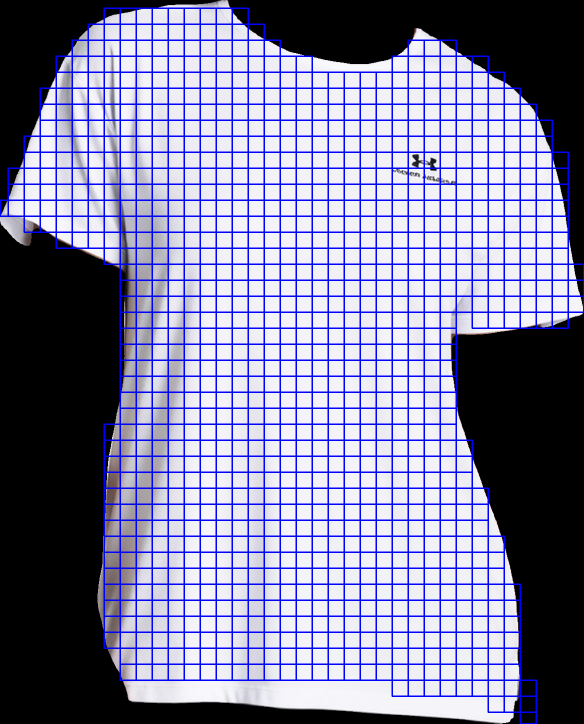
#> input picture scripts/vis_demo/gen_patch_vis.png, 1167 x 1447 px, given as the content of the folder /home/fangjingwu/data/dataset/vitonhdsample/ref, which was not available (shown at 1/2 size)
$ python metric.py
#> lines starting #> are read from the running program, lines starting #| are printed output that depends on the picture
### comparator/comparator.py
import os
import cv2
import numpy as np
from PIL import Image

from .segmentation import auto_crop_interest_area_separate, resize_to_larger, crop_interest_area_separate
from .features import detect_kaze
from .matching import flann_match_and_filter
from .cie import robust_cloth_color_diff
from .visualization import create_patch_comparison_visualization
from .warp import build_tps_with_constraints, map_points, make_all_constraints, uniformized_warp_points, augment_with_ghost_anchors, uniformized_warp_points_v2
from .patchssim import compute_patch_ssim_from_matches
class PatchColorComparatorBase:
    def __init__(self, patch_size=32, server_addr='172.16.2.47:8080',
                 corner_config='adaptive', region='upper'):
        self.patch_size = patch_size
        self.half = patch_size // 2
        self.server_addr = server_addr
        self.corner_config = corner_config
        self.region = region

    # ==== 小工具 ====
    def _clear_output_dir(self, output_dir):
        if not os.path.exists(output_dir):
            os.makedirs(output_dir, exist_ok=True)
            return
        # 默认清空
        for fn in os.listdir(output_dir):
            fp = os.path.join(output_dir, fn)
            if os.path.isfile(fp) or os.path.islink(fp):
                try: os.unlink(fp)
                except: pass
            elif os.path.isdir(fp):
                import shutil; shutil.rmtree(fp, ignore_errors=True)

    # [4 lines left out: function mask_grid_sample, not called in this run]

    def detect_kaze(self, gray, mask=None, save_path=None, strategy_name=None):
        return detect_kaze(gray, mask=mask, save_path=save_path, strategy_name=strategy_name, filter_boundary=True)

    # ==== 主流程 ====
    def compare(self, ref_path, gen_path, output_dir='.', clear_output=True):
#> called with clear_output = True
        if clear_output:
            self._clear_output_dir(output_dir)

        result = {}

        # 读图
        ref_color = cv2.imread(ref_path); gen_color = cv2.imread(gen_path)
#> in compare, ref_color is the input picture: shape (1447, 1167, 3); mean B, G, R 165, 130.5, 131.2
        if ref_color is None or gen_color is None:
            raise FileNotFoundError("输入图像不存在或读取失败")
        ref_gray_full = cv2.imread(ref_path, cv2.IMREAD_GRAYSCALE)
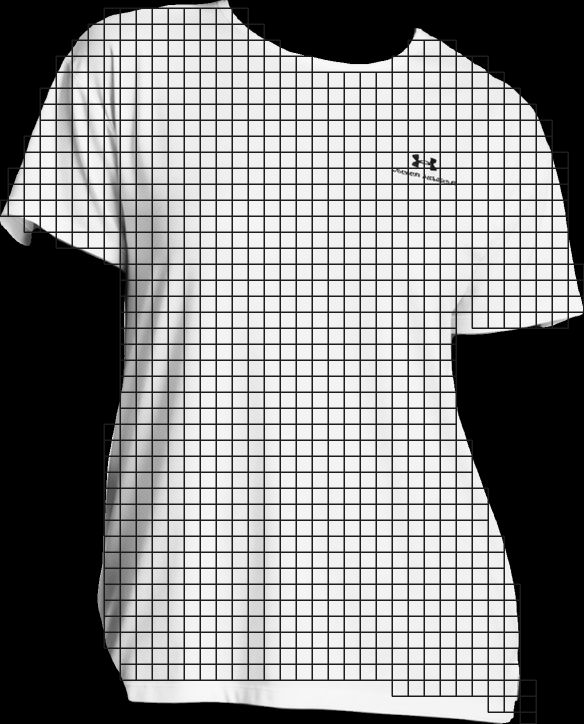
#> ref_gray_full: shape (1447, 1167) (shown at 1/2 size); min 0, max 254, mean 134.2
        gen_gray_full = cv2.imread(gen_path, cv2.IMREAD_GRAYSCALE)

        # 分别裁剪 ROI（默认 upper）
        (bbox_ref, bbox_gen), ref_color_crop, gen_color_crop, ref_mask_crop, gen_mask_crop = \
            auto_crop_interest_area_separate(ref_color, gen_color, self.server_addr, self.region, img_dir1=ref_path, img_dir2=gen_path)
        (_, _), ref_gray_crop, gen_gray_crop, ref_mask_gray_crop, gen_mask_gray_crop = \
            crop_interest_area_separate(ref_gray_full, gen_gray_full, self.server_addr, self.region, ref_color, gen_color, img_dir1=ref_path, img_dir2=gen_path)

        # 转灰度
        if ref_gray_crop.ndim == 3: ref_gray_crop = cv2.cvtColor(ref_gray_crop, cv2.COLOR_BGR2GRAY)
        if gen_gray_crop.ndim == 3: gen_gray_crop = cv2.cvtColor(gen_gray_crop, cv2.COLOR_BGR2GRAY)

        # 统一大小
        ref_color_crop, gen_color_crop, ref_gray_crop, gen_gray_crop, ref_mask_gray_crop, gen_mask_gray_crop = \
            resize_to_larger(ref_color_crop, gen_color_crop, ref_gray_crop, gen_gray_crop, ref_mask_gray_crop, gen_mask_gray_crop)
        # 保存裁剪图
        Image.fromarray(cv2.cvtColor(ref_color_crop, cv2.COLOR_BGR2RGB)).save(os.path.join(output_dir, 'reference_cropped.png'))
        Image.fromarray(cv2.cvtColor(gen_color_crop, cv2.COLOR_BGR2RGB)).save(os.path.join(output_dir, 'generated_cropped.png'))
        cv2.imwrite(os.path.join(output_dir, 'reference_cropped_gray.png'), ref_gray_crop)
        cv2.imwrite(os.path.join(output_dir, 'generated_cropped_gray.png'), gen_gray_crop)

        # ---- KAZE + 策略一致性 ----
        print("在参考图像上进行自适应KAZE检测以确定最佳策略...")
        kp1, des1, ref_info = detect_kaze(
            ref_gray_crop, mask=ref_mask_gray_crop,
            save_path=os.path.join(output_dir, 'reference_keypoints.png'),
            target_range=(300, 800),
            max_steps=8,
            save_each_step_dir=os.path.join(output_dir, "ref_kaze_steps")
        )
        if "fallback" in ref_info and ref_info["fallback"]==["fallback_return_as_is"]:
            print(f"点数未到达下限，直接输出,策略: {ref_info['config_name']}, 特征点: {ref_info['keypoint_count']}")
        print(f"✅ 参考图像策略: {ref_info['config_name']} | 特征点: {ref_info['keypoint_count']}")
        kp2, des2, gen_info = detect_kaze(
            gen_gray_crop, mask=gen_mask_gray_crop,
            target_range=(300, 900),
            save_path=os.path.join(output_dir, 'generated_keypoints.png'),
            strategy_name=ref_info['config_name']  # 保持策略一致
        )
        print(f"🔄 生成图像沿用策略: {gen_info['config_name']} | 特征点: {gen_info['keypoint_count']}")
        result.update({
            'ref_strategy_info': ref_info,
            'gen_strategy_info': gen_info,
            'strategy_consistency': True
        })

        # ---- 匹配 + 过滤 ----
        good, filtered, match_ratio = flann_match_and_filter(
            kp1, des1, kp2, des2, ref_gray_crop, gen_gray_crop, output_dir,
            ratio_thresh=0.75, angle_deg=5.0, scale_tol=0.15
        )

        score = robust_cloth_color_diff(ref_color_crop, gen_color_crop,ref_mask_gray_crop,gen_mask_gray_crop, return_palette=True, palette_vis_path=os.path.join(output_dir, 'palette_vis.png'))

        patch_mean_ssim, patch_ssim_list = compute_patch_ssim_from_matches(
            ref_gray_crop,
            gen_gray_crop,
            kp1,
            kp2,
            filtered,
            patch_size=self.patch_size,
            stride=self.patch_size,
            save_dir=os.path.join(output_dir, "patch_pairs"),
            save_only_matched=True,
        )

        result.update({
            "patch_ssim_mean": patch_mean_ssim,
            "patch_ssim_list": patch_ssim_list,
        })


        # 汇总
        result.update({
            'total_keypoints': len(des1) if des1 is not None else 0,
            'good_matches': len(good),
            'filtered_matches': len(filtered),
            'match_ratio': match_ratio,
            'score' : score
        })

        # [23 lines of commented-out code are left out]
        spatten = float(match_ratio)                                        # 图案分
        spal    = float(1 - min(1, float(score['palette_deltaE'])/20))      # 调色板 ΔE 归一化到 [0,1]
        smean   = float(1 - min(1, float(score['mean_color_deltaE'])/20))   # 平均 ΔE 归一化到 [0,1]
        b1, b2  = 0.7, 0.3
        scol    = float(b1 * spal + b2 * smean)                             # 颜色分
        sfinal  = float((spatten + scol) / 2)                               # 总分

        # 打印
        print(f"Spattern: {spatten:.4f}")
        print(f"Scolor:   {scol:.4f}")
        print(f"Sfinal =  {sfinal:.4f}")

        # —— 写回到 result ——
        hist = result['score'].get('hist_wasserstein', {})
        hist_py = {k: (float(v) if isinstance(v, (np.floating, float, int)) else (v.tolist() if hasattr(v, 'tolist') else v))
                for k, v in hist.items()}

        result['score']['hist_wasserstein'] = hist_py
        result['score']['palette_deltaE']   = float(result['score']['palette_deltaE'])
        result['score']['mean_color_deltaE']= float(result['score']['mean_color_deltaE'])

        result['score_summary'] = {
            'Spattern': spatten,
            'Scolor':   scol,
            'Sfinal':   sfinal,
            'Scolor_components': {
                'S_palette': spal,
                'S_mean':    smean,
                'b1':        b1,
                'b2':        b2,
            }
        }

        return result

### comparator/segmentation.py
import cv2
import os
import numpy as np
from PIL import Image
from .vton_human_parsing import run_human_tasks_grpc, pil_b64

UPPER_LABELS = (23, 20, 14)  # top / outerwear / one-piece
LOWER_LABELS = (13, 12)      # pants / skirt

# [5 lines left out: function _labels_to_mask, not called in this run]

def get_interest_area(img_bgr, server_addr: str, region: str = 'upper', img_dir: str = None):
    """返回 (bbox, PIL灰度mask)。默认 upper=23,20,14。"""
#> called with server_addr = '172.16.2.47:8080', region = 'upper'
    img_rgb = cv2.cvtColor(img_bgr, cv2.COLOR_BGR2RGB)
    pil_img = Image.fromarray(img_rgb)
    mask_img, parse_img = run_human_tasks_grpc(server_addr, pil_b64(pil_img), 'all', cache_dir=os.path.dirname(img_dir)+ "_segcache", filename=os.path.basename(img_dir))
    if mask_img is None or parse_img is None:
        raise ValueError("无法获取人体分割结果，请检查输入图像或服务器连接。")

    parse_arr = np.array(parse_img)
    # 轻度形态学以平滑掩码
    kernel = np.ones((5, 5), np.uint8)
    parse_arr = cv2.erode(parse_arr, kernel, 2)
    parse_arr = cv2.dilate(parse_arr, kernel, 2)
    parse_arr = cv2.erode(parse_arr, kernel, 2)
    parse_arr = cv2.dilate(parse_arr, kernel, 2)
    if region == 'upper':
        mask = _labels_to_mask(parse_arr, UPPER_LABELS)
    elif region == 'lower':
        mask = _labels_to_mask(parse_arr, LOWER_LABELS)
    elif region == 'all':
        mask = ((parse_arr > 0).astype(np.uint8) * 255)
    elif region == 'dress':
        mask = _labels_to_mask(parse_arr, (14, 13, 12, 23, 20))
    else:
        mask = _labels_to_mask(parse_arr, UPPER_LABELS)

    pil_mask = Image.fromarray(mask, mode='L')
    bbox = pil_mask.getbbox()
    return (bbox, pil_mask) if bbox else (None, None)

# [4 lines left out: function crop_by_bbox, not called in this run]

def auto_crop_interest_area_separate(img1_bgr, img2_bgr, server_addr: str, region: str = 'upper',img_dir1: str = None,img_dir2: str = None):
    """各自独立裁剪到自身bbox；返回：(bbox1,bbox2), img1_crop, img2_crop, mask1_crop, mask2_crop"""
    bbox1, mask1_pil = get_interest_area(img1_bgr, server_addr, region, img_dir=img_dir1)
    bbox2, mask2_pil = get_interest_area(img2_bgr, server_addr, region, img_dir=img_dir2)
    if not bbox1 or not bbox2:
        raise ValueError("无法获取感兴趣区域的边界框，请检查输入图像。")

    mask1 = (np.array(mask1_pil) > 0).astype(np.uint8)
    mask2 = (np.array(mask2_pil) > 0).astype(np.uint8)
    img1 = img1_bgr * mask1[..., None] if img1_bgr.ndim == 3 else img1_bgr * mask1
    img2 = img2_bgr * mask2[..., None] if img2_bgr.ndim == 3 else img2_bgr * mask2

    img1_crop = crop_by_bbox(img1, bbox1)
    img2_crop = crop_by_bbox(img2, bbox2)
    mask1_crop = crop_by_bbox((mask1 * 255).astype(np.uint8), bbox1)
    mask2_crop = crop_by_bbox((mask2 * 255).astype(np.uint8), bbox2)
    return (bbox1, bbox2), img1_crop, img2_crop, mask1_crop, mask2_crop

# [39 lines left out: functions crop_interest_area_separate, resize_to_larger, not called in this run]

### metric.py
import os
import cv2
import sys
from tqdm import tqdm
import json
import statistics

from comparator.comparator import PatchColorComparatorBase

def batch_compare_folders(ref_dir, gen_dir, out_dir, patch_size=16, region="upper"):
    comparator = PatchColorComparatorBase(patch_size=patch_size,
        server_addr="172.16.2.47:8080",
        corner_config="adaptive",
        region=region)
    os.makedirs(out_dir, exist_ok=True)

    # 获取所有ref_dir中的图片文件名
    ref_files = [f for f in os.listdir(ref_dir) if f.lower().endswith(('.jpg', '.png', '.jpeg', '.bmp'))]
    results_all = {}
    match_ratios = []
    s_values = []
    Emax=20
    b1=0.7
    b2=0.3
    for fname in tqdm(ref_files, desc="批量比对中"):
        ref_path = os.path.join(ref_dir, fname)
        gen_path = os.path.join(gen_dir, fname)
        if not os.path.isfile(gen_path):
            print(f"文件 {fname} 在生成文件夹中未找到，跳过")
            continue

        # 单独创建每对图片的输出子目录
        file_base, _ = os.path.splitext(fname)
        cur_out_dir = os.path.join(out_dir, file_base)

        # 检查是否已经处理过该图片
        if os.path.exists(cur_out_dir) and os.path.exists(os.path.join(cur_out_dir, 'result.txt')):
            print(f"文件 {fname} 已处理，跳过")
            continue

        os.makedirs(cur_out_dir, exist_ok=True)

        try:
            result = comparator.compare(ref_path, gen_path, output_dir=cur_out_dir)
        except Exception as e:
            print(f"{fname} 处理失败: {e}")
            continue

        # 保存结果
        txt_path = os.path.join(cur_out_dir, 'result.txt')
        with open(txt_path, 'w', encoding='utf-8') as f:
            for k, v in result.items():
                f.write(f"{k}: {v}\n")
        match_ratios.append(round(result['match_ratio'], 4))
        spal=1-min(1,result['score']['palette_deltaE']/Emax)
        smean=1-min(1,result['score']['mean_color_deltaE']/Emax)
        s_values.append(round(b1 * spal + b2 * smean, 4))
    P = round(statistics.mean(match_ratios), 4)
    Q = round(statistics.mean(s_values), 4)
    total = round((P + Q) / 2, 4)
    print(f"Spattern: {P}")
    print(f"Scolor: {Q}")
    print(f"Sfinal = {total}")
    # 保存所有结果汇总
    with open(os.path.join(out_dir, 'summary_results.json'), 'w', encoding='utf-8') as f:
        json.dump(results_all, f, indent=2, ensure_ascii=False)
        f.write(f"\nSpattern: {P}\nScolor: {Q}\nSfinal: {total}\n")

if __name__ == "__main__":
    ref_folder = "/home/fangjingwu/data/dataset/vitonhdsample/ref"
    gen_folder = "/home/fangjingwu/data/dataset/vitonhdsample/noise/salt/10"
    out_folder = "/home/fangjingwu/data/dataset/vitonhdsample/noise/salt/10_metric"
    batch_compare_folders(ref_folder, gen_folder, out_folder, patch_size=32, region="upper")
#> (the call stopped at in get_interest_area, `mask_img, parse_img = run_human_tasks_grpc(server_addr, pil_b64(pil_im..`: comparator is not available in this run)

$ run again, on scripts/vis_demo/joint_patch_lines.png
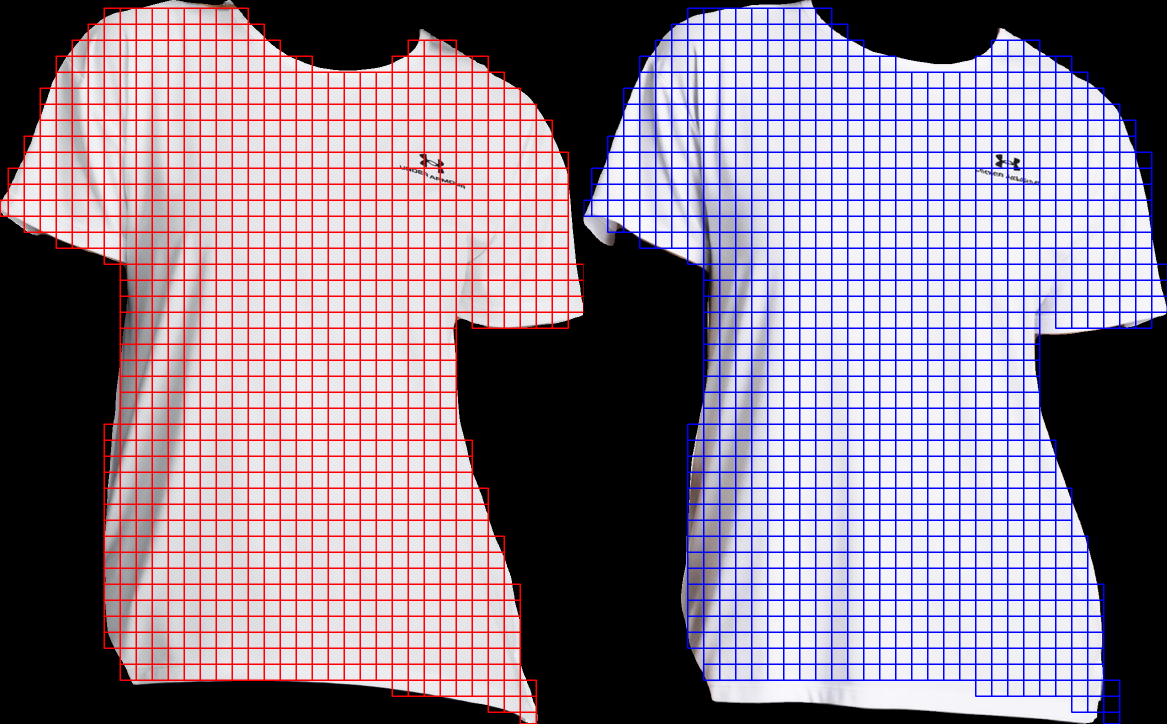
#> input picture scripts/vis_demo/joint_patch_lines.png, 2334 x 1447 px, given as the content of the folder /home/fangjingwu/data/dataset/vitonhdsample/ref, which was not available (shown at 1/2 size)
#> in compare, ref_color is the input picture: shape (1447, 2334, 3); mean B, G, R 143.9, 125.3, 141.7
#> in compare, `ref_gray_full = cv2.imread(ref_path, cv2.IMREAD_GRAYSCALE)`:
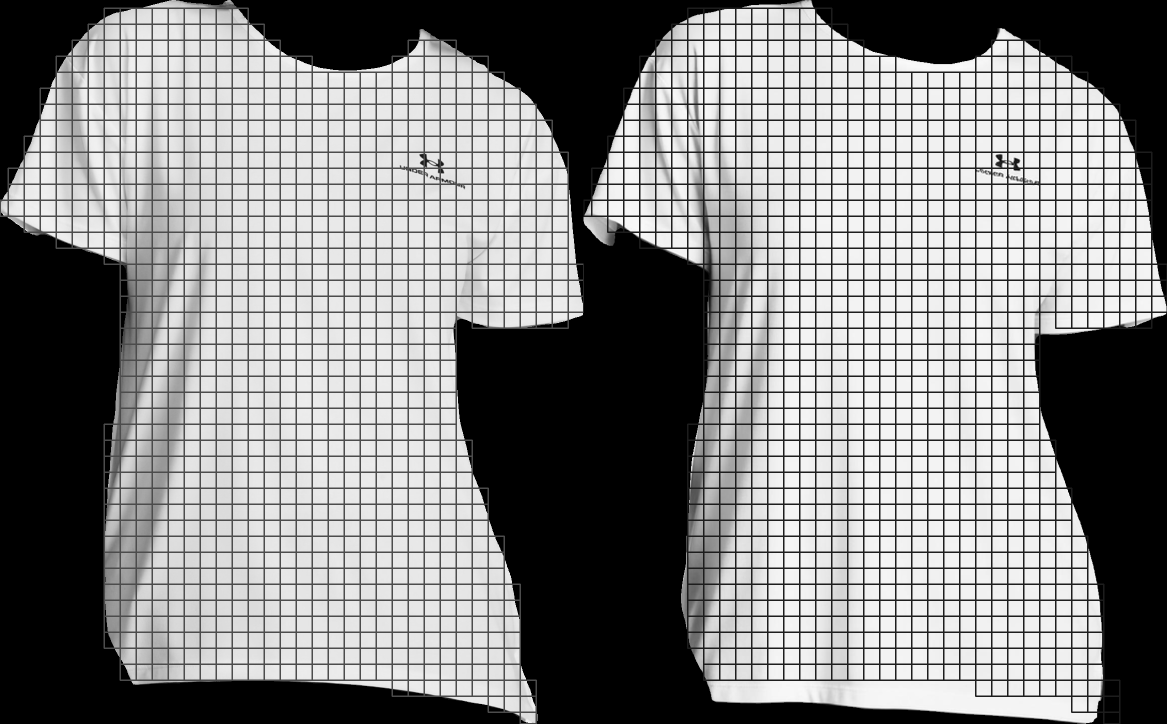
#> ref_gray_full: shape (1447, 2334) (shown at 1/2 size); min 0, max 254, mean 131.9

$ run again, on scripts/vis_demo/patch_comparison_batch_00.png
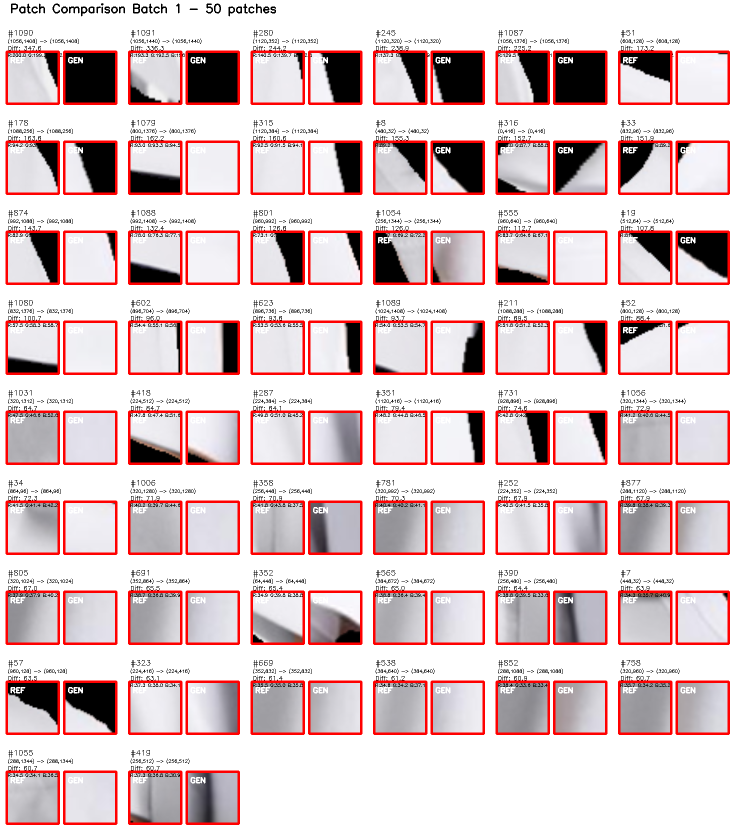
#> input picture scripts/vis_demo/patch_comparison_batch_00.png, 1485 x 1675 px, given as the content of the folder /home/fangjingwu/data/dataset/vitonhdsample/ref, which was not available (shown at 1/2 size)
#> in compare, ref_color is the input picture: shape (1675, 1485, 3); mean B, G, R 201.2, 199.3, 221
#> in compare, `ref_gray_full = cv2.imread(ref_path, cv2.IMREAD_GRAYSCALE)`:
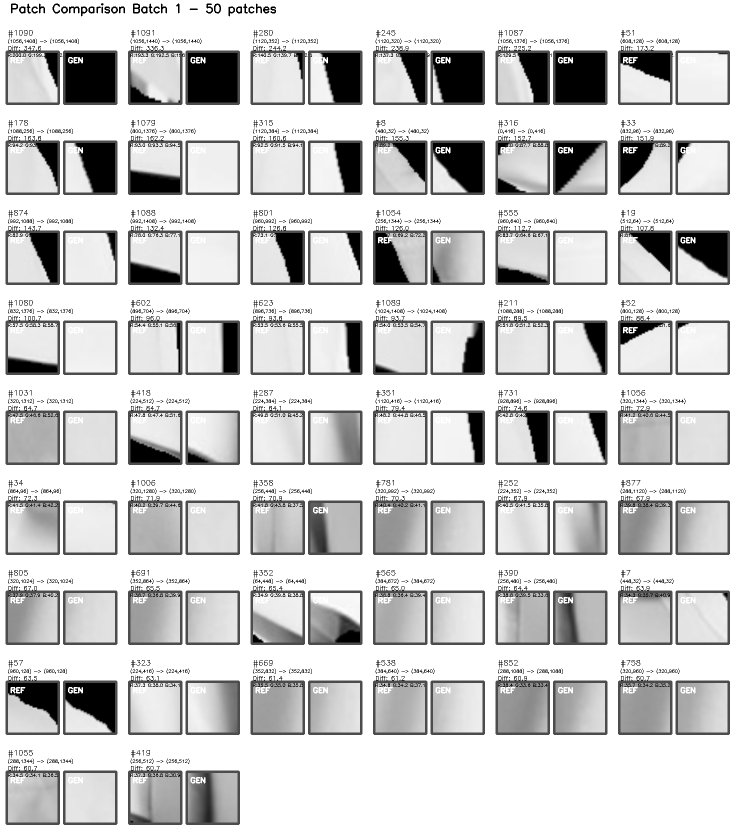
#> ref_gray_full: shape (1675, 1485) (shown at 1/2 size); min 0, max 255, mean 205.8
